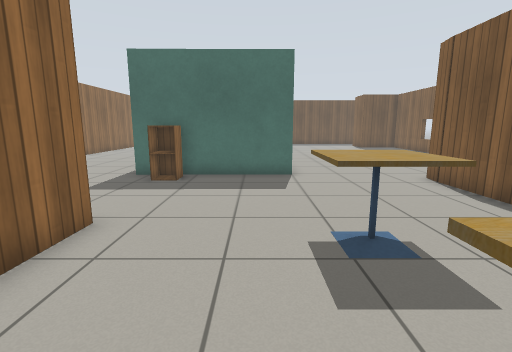
[1] (above)

17 first-person views from a walk through a world built for the Gazebo simulator. The camera is 1 m above the floor, tilts 10° down and sees 85° across. The floor is counted in squares, 0.5 m on a side. Each view is taken from the middle of a square. On the plan, view 1 faces up. The plan holds only what a view shows up to about 17 squares ahead; the rest is blank. The robots in the file are not drawn. Simple patterns stand in for the simulator's built-in surfaces.

[2]
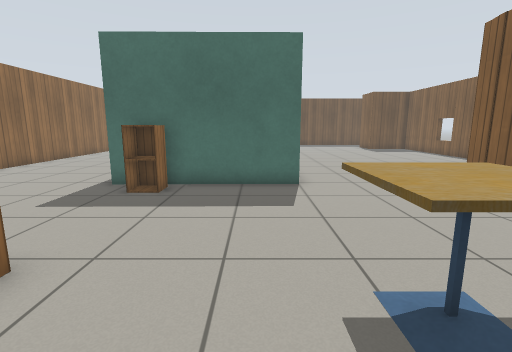

[3]
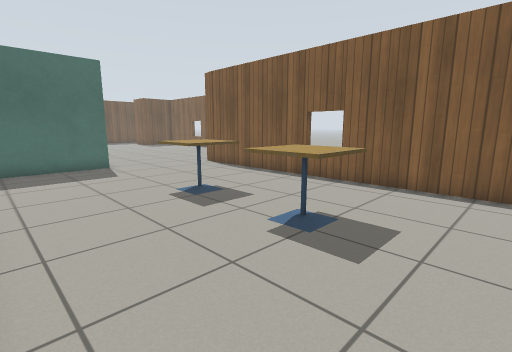

[4]
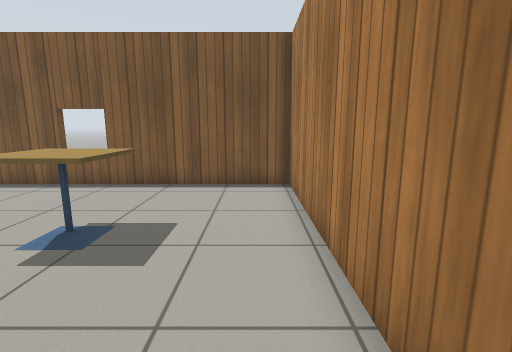

[5]
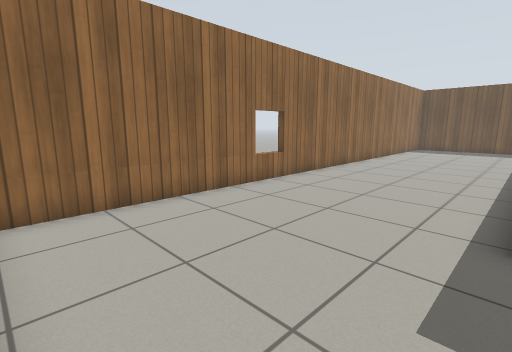

[6]
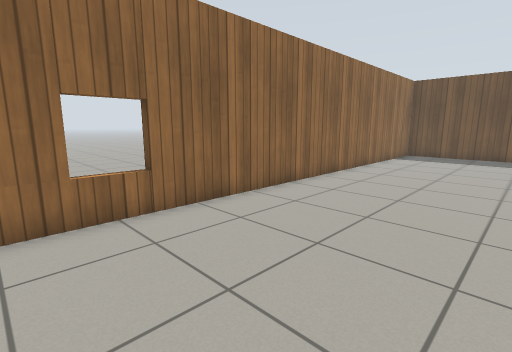

[7]
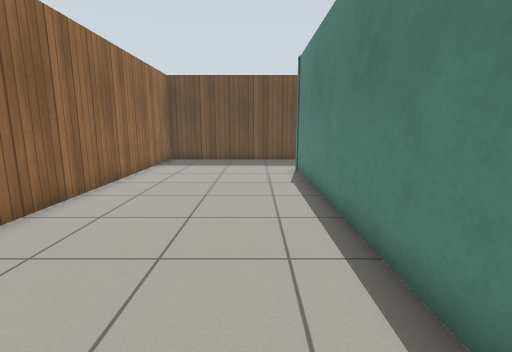

[8]
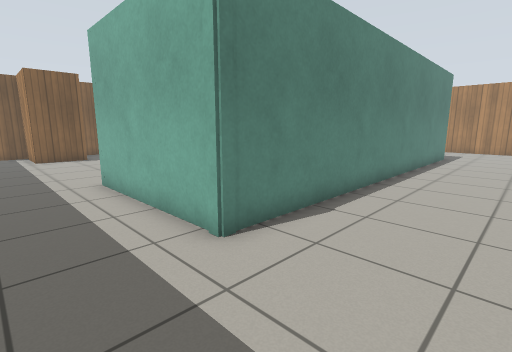

[9]
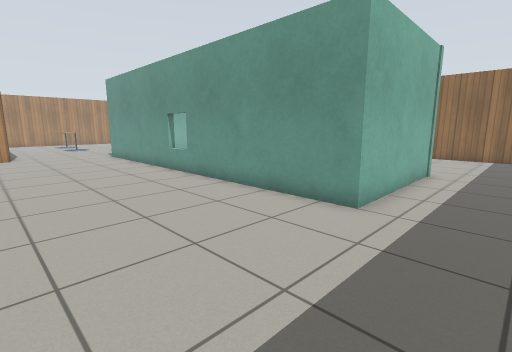

[10]
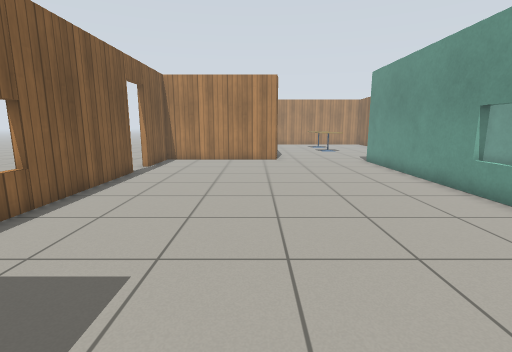

[11]
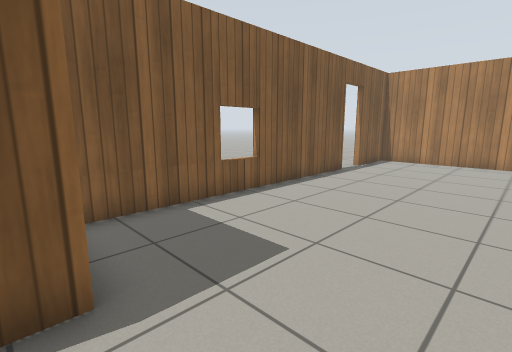

[12]
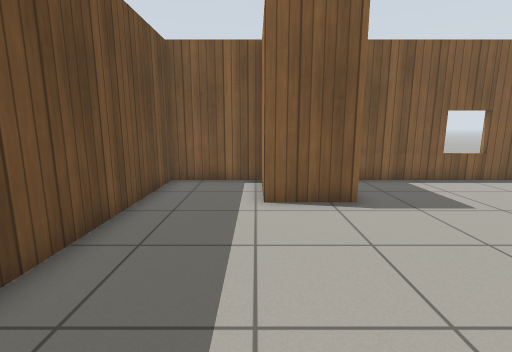

[13]
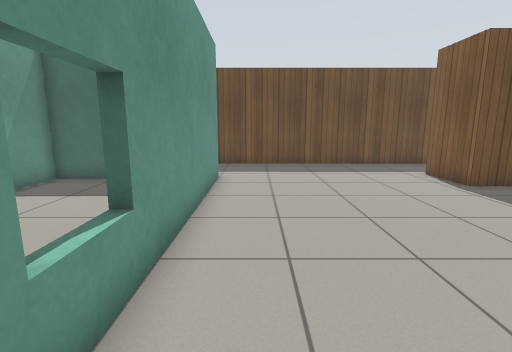

[14]
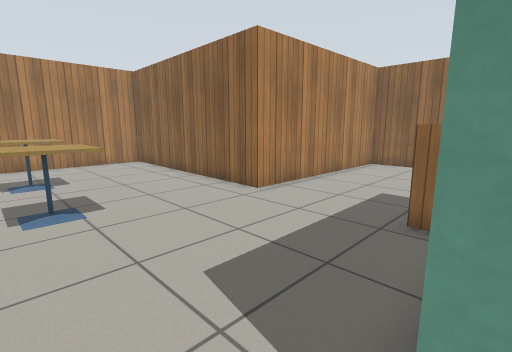

[15]
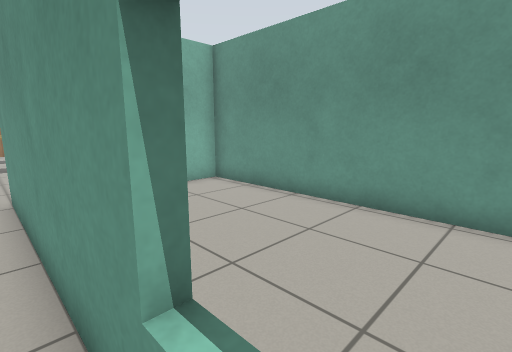

[16]
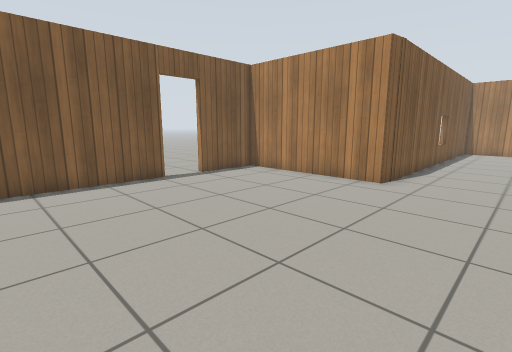

[17]
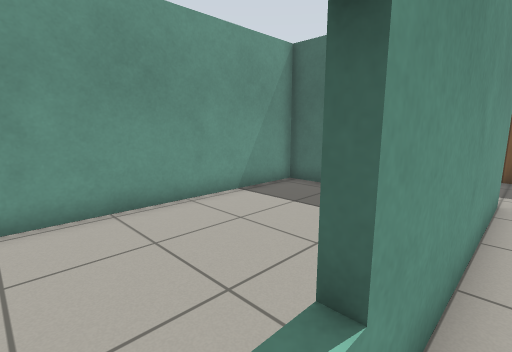

### Floor plan
Points are (right, up) in squares from view 1. A wall is a line through its corners. A room is listed if a view was taken in it or the views show most of it. See-through windows are left out.
Room 1 (views 1, 2, 3, 4, 5, 6, 7, 8, 14)
walls: (1.5, 11.7) (-5.1, 11.6) (-5.1, 29) (1.5, 29.1); (6.6, 10) (6.8, 10.9); (-4.4, 33.2) (-12.3, 33.2) (-12.2, 5.8) (-3.4, 5.6) (-3.7, -4.2) (6.7, -4.2) (6.7, 10.9); (2.4, 33.2) (0.9, 33.2)
ways out: opening at (1.3, 31) to room 2; opening at (4.5, 12) to room 2
objects: cabinet (-4, 11) to (-3, 11); cafe table (1, 0) to (3, 1); cafe table (1, 4) to (3, 5)
Room 2 (views 9, 10, 11, 12, 13, 15, 16, 17)
walls: (11.7, 27.3) (10.2, 27.3) (10.2, 29.8) (13.4, 29.8) (13.4, 33.2) (2.4, 33.2); (1.5, 29.1) (1.5, 11.7); (13.4, 15.6) (13.4, 26.6); (6.8, 10.9) (13.4, 10.9) (13.4, 14)
ways out: opening at (1.3, 31) to room 1; opening at (4.5, 12) to room 1; open door at (14, 14.5)
Room 3 (no view inside)
walls: (-2.8, 28.7) (-4.8, 28.7) (-4.8, 11.9) (-3.3, 11.9)

Where each view was taken, in squares from view 1:
view 1: 0 up, 0 right, facing up
view 2: 2 up, 0 right, facing up
view 3: 3 down, 3 left, facing up-right
view 4: 3 down, 3 left, facing right
view 5: 6 up, 5 left, facing up-left
view 6: 12 up, 6 left, facing up-left
view 7: 16 up, 7 left, facing up
view 8: 32 up, 9 left, facing down-right
view 9: 32 up, 8 right, facing down-left
view 10: 28 up, 8 right, facing down
view 11: 28 up, 7 right, facing down-right
view 12: 30 up, 3 right, facing right
view 13: 18 up, 3 right, facing up
view 14: 12 up, 3 right, facing down-left
view 15: 21 up, 2 right, facing down-left
view 16: 21 up, 3 right, facing down-right
view 17: 20 up, 2 right, facing up-left
